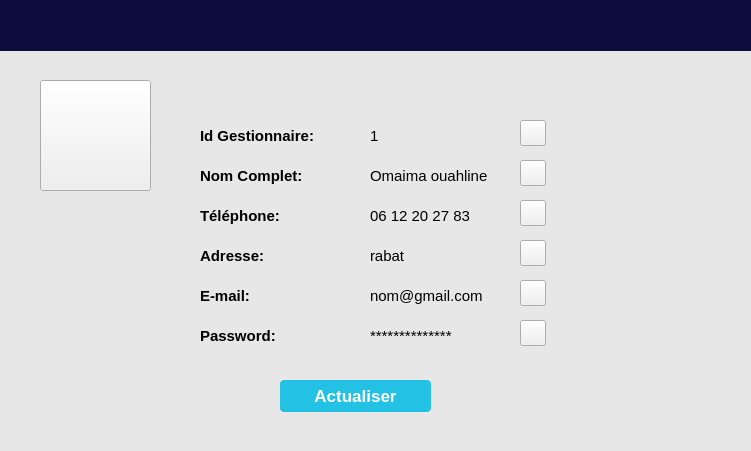
<?xml version="1.0" encoding="UTF-8"?>
<ui version="4.0">
 <class>Form</class>
 <widget class="QWidget" name="Form">
  <property name="geometry">
   <rect>
    <x>0</x>
    <y>0</y>
    <width>751</width>
    <height>451</height>
   </rect>
  </property>
  <property name="windowTitle">
   <string>Form</string>
  </property>
  <widget class="QLabel" name="label">
   <property name="geometry">
    <rect>
     <x>0</x>
     <y>50</y>
     <width>751</width>
     <height>401</height>
    </rect>
   </property>
   <property name="styleSheet">
    <string notr="true">background-color:rgb(231, 231, 231)</string>
   </property>
   <property name="text">
    <string/>
   </property>
  </widget>
  <widget class="QLabel" name="label_2">
   <property name="geometry">
    <rect>
     <x>0</x>
     <y>0</y>
     <width>751</width>
     <height>51</height>
    </rect>
   </property>
   <property name="styleSheet">
    <string notr="true">background-color:rgb(13,12,60)</string>
   </property>
   <property name="text">
    <string/>
   </property>
  </widget>
  <widget class="QPushButton" name="pushButton">
   <property name="geometry">
    <rect>
     <x>40</x>
     <y>80</y>
     <width>111</width>
     <height>111</height>
    </rect>
   </property>
   <property name="autoFillBackground">
    <bool>false</bool>
   </property>
   <property name="styleSheet">
    <string notr="true">background-image:url(:/newPrefix/icons8-personne-homme-100.png);
background-color:url(icons8-personne-homme-40.png);
background-repeat: no-repeat;</string>
   </property>
   <property name="text">
    <string/>
   </property>
  </widget>
  <widget class="QLabel" name="label_3">
   <property name="geometry">
    <rect>
     <x>200</x>
     <y>120</y>
     <width>121</width>
     <height>31</height>
    </rect>
   </property>
   <property name="font">
    <font>
     <pointsize>11</pointsize>
     <weight>75</weight>
     <bold>true</bold>
    </font>
   </property>
   <property name="text">
    <string>Id Gestionnaire:</string>
   </property>
  </widget>
  <widget class="QLabel" name="idlabel">
   <property name="geometry">
    <rect>
     <x>370</x>
     <y>120</y>
     <width>131</width>
     <height>31</height>
    </rect>
   </property>
   <property name="font">
    <font>
     <pointsize>11</pointsize>
    </font>
   </property>
   <property name="text">
    <string>1</string>
   </property>
  </widget>
  <widget class="QLabel" name="nomLabel">
   <property name="geometry">
    <rect>
     <x>370</x>
     <y>160</y>
     <width>131</width>
     <height>31</height>
    </rect>
   </property>
   <property name="font">
    <font>
     <pointsize>11</pointsize>
    </font>
   </property>
   <property name="text">
    <string>Omaima ouahline</string>
   </property>
  </widget>
  <widget class="QLabel" name="label_6">
   <property name="geometry">
    <rect>
     <x>200</x>
     <y>160</y>
     <width>111</width>
     <height>31</height>
    </rect>
   </property>
   <property name="font">
    <font>
     <pointsize>11</pointsize>
     <weight>75</weight>
     <bold>true</bold>
    </font>
   </property>
   <property name="text">
    <string>Nom Complet:</string>
   </property>
  </widget>
  <widget class="QLabel" name="label_7">
   <property name="geometry">
    <rect>
     <x>370</x>
     <y>240</y>
     <width>131</width>
     <height>31</height>
    </rect>
   </property>
   <property name="font">
    <font>
     <pointsize>11</pointsize>
    </font>
   </property>
   <property name="text">
    <string/>
   </property>
  </widget>
  <widget class="QLabel" name="label_8">
   <property name="geometry">
    <rect>
     <x>370</x>
     <y>200</y>
     <width>131</width>
     <height>31</height>
    </rect>
   </property>
   <property name="font">
    <font>
     <pointsize>11</pointsize>
    </font>
   </property>
   <property name="text">
    <string/>
   </property>
  </widget>
  <widget class="QLabel" name="label_9">
   <property name="geometry">
    <rect>
     <x>200</x>
     <y>240</y>
     <width>101</width>
     <height>31</height>
    </rect>
   </property>
   <property name="font">
    <font>
     <pointsize>11</pointsize>
     <weight>75</weight>
     <bold>true</bold>
    </font>
   </property>
   <property name="text">
    <string>Adresse:</string>
   </property>
  </widget>
  <widget class="QLabel" name="label_10">
   <property name="geometry">
    <rect>
     <x>200</x>
     <y>200</y>
     <width>111</width>
     <height>31</height>
    </rect>
   </property>
   <property name="font">
    <font>
     <pointsize>11</pointsize>
     <weight>75</weight>
     <bold>true</bold>
    </font>
   </property>
   <property name="text">
    <string>Téléphone:</string>
   </property>
  </widget>
  <widget class="QLabel" name="label_11">
   <property name="geometry">
    <rect>
     <x>200</x>
     <y>280</y>
     <width>101</width>
     <height>31</height>
    </rect>
   </property>
   <property name="font">
    <font>
     <pointsize>11</pointsize>
     <weight>75</weight>
     <bold>true</bold>
    </font>
   </property>
   <property name="text">
    <string>E-mail:</string>
   </property>
  </widget>
  <widget class="QLabel" name="label_12">
   <property name="geometry">
    <rect>
     <x>200</x>
     <y>320</y>
     <width>101</width>
     <height>31</height>
    </rect>
   </property>
   <property name="font">
    <font>
     <pointsize>11</pointsize>
     <weight>75</weight>
     <bold>true</bold>
    </font>
   </property>
   <property name="text">
    <string>Password:</string>
   </property>
  </widget>
  <widget class="QLabel" name="adresseLabel">
   <property name="geometry">
    <rect>
     <x>370</x>
     <y>240</y>
     <width>131</width>
     <height>31</height>
    </rect>
   </property>
   <property name="font">
    <font>
     <pointsize>11</pointsize>
    </font>
   </property>
   <property name="text">
    <string>rabat</string>
   </property>
  </widget>
  <widget class="QLabel" name="teleLabel">
   <property name="geometry">
    <rect>
     <x>370</x>
     <y>200</y>
     <width>131</width>
     <height>31</height>
    </rect>
   </property>
   <property name="font">
    <font>
     <pointsize>11</pointsize>
    </font>
   </property>
   <property name="text">
    <string>06 12 20 27 83</string>
   </property>
  </widget>
  <widget class="QLabel" name="passLabel">
   <property name="geometry">
    <rect>
     <x>370</x>
     <y>320</y>
     <width>131</width>
     <height>31</height>
    </rect>
   </property>
   <property name="font">
    <font>
     <pointsize>11</pointsize>
    </font>
   </property>
   <property name="text">
    <string>**************</string>
   </property>
  </widget>
  <widget class="QLabel" name="emailLabel">
   <property name="geometry">
    <rect>
     <x>370</x>
     <y>280</y>
     <width>131</width>
     <height>31</height>
    </rect>
   </property>
   <property name="font">
    <font>
     <pointsize>11</pointsize>
    </font>
   </property>
   <property name="text">
    <string>nom@gmail.com</string>
   </property>
  </widget>
  <widget class="QPushButton" name="modiferidbtn">
   <property name="geometry">
    <rect>
     <x>520</x>
     <y>120</y>
     <width>26</width>
     <height>26</height>
    </rect>
   </property>
   <property name="styleSheet">
    <string notr="true">background-image:url(:/newPrefix/icons8-crayon-23.png)</string>
   </property>
   <property name="text">
    <string/>
   </property>
  </widget>
  <widget class="QPushButton" name="modifierNombt">
   <property name="geometry">
    <rect>
     <x>520</x>
     <y>160</y>
     <width>26</width>
     <height>26</height>
    </rect>
   </property>
   <property name="styleSheet">
    <string notr="true">background-image:url(:/newPrefix/icons8-crayon-23.png)</string>
   </property>
   <property name="text">
    <string/>
   </property>
  </widget>
  <widget class="QPushButton" name="modifierAdresseBt">
   <property name="geometry">
    <rect>
     <x>520</x>
     <y>240</y>
     <width>26</width>
     <height>26</height>
    </rect>
   </property>
   <property name="styleSheet">
    <string notr="true">background-image:url(:/newPrefix/icons8-crayon-23.png)</string>
   </property>
   <property name="text">
    <string/>
   </property>
  </widget>
  <widget class="QPushButton" name="modifierTeelbt">
   <property name="geometry">
    <rect>
     <x>520</x>
     <y>200</y>
     <width>26</width>
     <height>26</height>
    </rect>
   </property>
   <property name="styleSheet">
    <string notr="true">background-image:url(:/newPrefix/icons8-crayon-23.png)</string>
   </property>
   <property name="text">
    <string/>
   </property>
  </widget>
  <widget class="QPushButton" name="modifierpasswordbt">
   <property name="geometry">
    <rect>
     <x>520</x>
     <y>320</y>
     <width>26</width>
     <height>26</height>
    </rect>
   </property>
   <property name="styleSheet">
    <string notr="true">background-image:url(:/newPrefix/icons8-crayon-23.png)</string>
   </property>
   <property name="text">
    <string/>
   </property>
  </widget>
  <widget class="QPushButton" name="modifierEmailbt">
   <property name="geometry">
    <rect>
     <x>520</x>
     <y>280</y>
     <width>26</width>
     <height>26</height>
    </rect>
   </property>
   <property name="styleSheet">
    <string notr="true">background-image:url(:/newPrefix/icons8-crayon-23.png)</string>
   </property>
   <property name="text">
    <string/>
   </property>
  </widget>
  <widget class="QPushButton" name="pushButton_2">
   <property name="geometry">
    <rect>
     <x>280</x>
     <y>380</y>
     <width>151</width>
     <height>32</height>
    </rect>
   </property>
   <property name="font">
    <font>
     <pointsize>13</pointsize>
     <weight>75</weight>
     <bold>true</bold>
    </font>
   </property>
   <property name="styleSheet">
    <string notr="true">background-color:rgb(35, 193, 228);
 color:rgb(255, 255, 255);
border-radius:4px</string>
   </property>
   <property name="text">
    <string>Actualiser</string>
   </property>
  </widget>
 </widget>
 <resources>
  <include location="../ferf.qrc"/>
 </resources>
 <connections/>
</ui>
